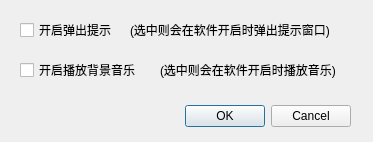
<?xml version="1.0" encoding="UTF-8"?>
<ui version="4.0">
 <class>settings</class>
 <widget class="QDialog" name="settings">
  <property name="geometry">
   <rect>
    <x>0</x>
    <y>0</y>
    <width>373</width>
    <height>142</height>
   </rect>
  </property>
  <property name="windowTitle">
   <string>Dialog</string>
  </property>
  <widget class="QDialogButtonBox" name="buttonBox">
   <property name="geometry">
    <rect>
     <x>10</x>
     <y>100</y>
     <width>341</width>
     <height>32</height>
    </rect>
   </property>
   <property name="orientation">
    <enum>Qt::Horizontal</enum>
   </property>
   <property name="standardButtons">
    <set>QDialogButtonBox::Cancel|QDialogButtonBox::Ok</set>
   </property>
  </widget>
  <widget class="QCheckBox" name="checkBox_popup">
   <property name="geometry">
    <rect>
     <x>20</x>
     <y>20</y>
     <width>151</width>
     <height>20</height>
    </rect>
   </property>
   <property name="text">
    <string>开启弹出提示</string>
   </property>
  </widget>
  <widget class="QCheckBox" name="checkBox_music">
   <property name="geometry">
    <rect>
     <x>20</x>
     <y>60</y>
     <width>141</width>
     <height>20</height>
    </rect>
   </property>
   <property name="text">
    <string>开启播放背景音乐</string>
   </property>
  </widget>
  <widget class="QLabel" name="label">
   <property name="geometry">
    <rect>
     <x>130</x>
     <y>20</y>
     <width>241</width>
     <height>20</height>
    </rect>
   </property>
   <property name="text">
    <string>(选中则会在软件开启时弹出提示窗口)</string>
   </property>
  </widget>
  <widget class="QLabel" name="label_2">
   <property name="geometry">
    <rect>
     <x>160</x>
     <y>60</y>
     <width>191</width>
     <height>20</height>
    </rect>
   </property>
   <property name="text">
    <string>(选中则会在软件开启时播放音乐)</string>
   </property>
  </widget>
 </widget>
 <resources/>
 <connections>
  <connection>
   <sender>buttonBox</sender>
   <signal>accepted()</signal>
   <receiver>settings</receiver>
   <slot>accept()</slot>
   <hints>
    <hint type="sourcelabel">
     <x>248</x>
     <y>254</y>
    </hint>
    <hint type="destinationlabel">
     <x>157</x>
     <y>274</y>
    </hint>
   </hints>
  </connection>
  <connection>
   <sender>buttonBox</sender>
   <signal>rejected()</signal>
   <receiver>settings</receiver>
   <slot>reject()</slot>
   <hints>
    <hint type="sourcelabel">
     <x>316</x>
     <y>260</y>
    </hint>
    <hint type="destinationlabel">
     <x>286</x>
     <y>274</y>
    </hint>
   </hints>
  </connection>
 </connections>
</ui>
